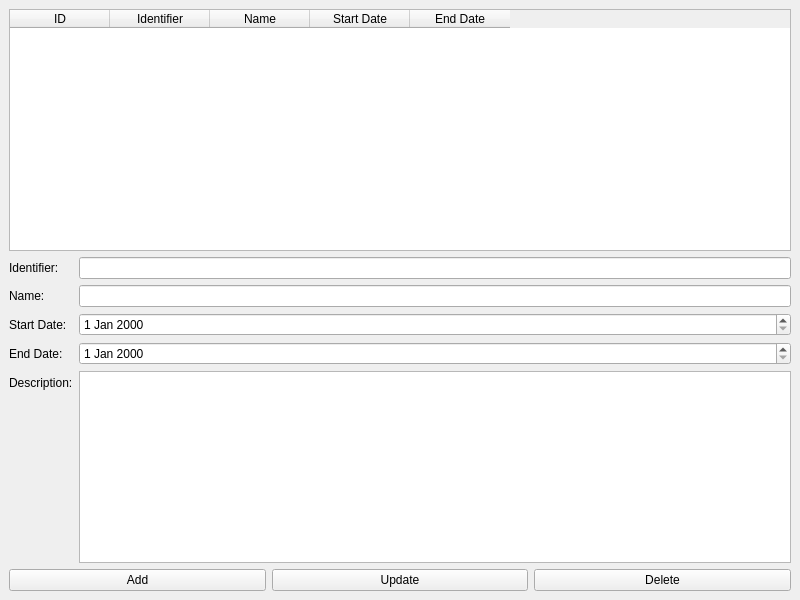
<?xml version="1.0" encoding="UTF-8"?>
<ui version="4.0">
 <class>AvailabilityEventsWindow</class>
 <widget class="QMainWindow" name="AvailabilityEventsWindow">
  <property name="geometry">
   <rect>
    <x>0</x>
    <y>0</y>
    <width>800</width>
    <height>600</height>
   </rect>
  </property>
  <property name="windowTitle">
   <string>Manage Availability Events</string>
  </property>
  <widget class="QWidget" name="centralwidget">
   <layout class="QVBoxLayout" name="verticalLayout">
    <item>
     <widget class="QTableWidget" name="eventsTable">
      <column>
       <property name="text">
        <string>ID</string>
       </property>
      </column>
      <column>
       <property name="text">
        <string>Identifier</string>
       </property>
      </column>
      <column>
       <property name="text">
        <string>Name</string>
       </property>
      </column>
      <column>
       <property name="text">
        <string>Start Date</string>
       </property>
      </column>
      <column>
       <property name="text">
        <string>End Date</string>
       </property>
      </column>
     </widget>
    </item>
    <item>
     <layout class="QFormLayout" name="formLayout">
      <item row="0" column="0">
       <widget class="QLabel" name="identifierLabel">
        <property name="text">
         <string>Identifier:</string>
        </property>
       </widget>
      </item>
      <item row="0" column="1">
       <widget class="QLineEdit" name="identifierEdit"/>
      </item>
      <item row="1" column="0">
       <widget class="QLabel" name="nameLabel">
        <property name="text">
         <string>Name:</string>
        </property>
       </widget>
      </item>
      <item row="1" column="1">
       <widget class="QLineEdit" name="nameEdit"/>
      </item>
      <item row="2" column="0">
       <widget class="QLabel" name="startDateLabel">
        <property name="text">
         <string>Start Date:</string>
        </property>
       </widget>
      </item>
      <item row="2" column="1">
       <widget class="QDateEdit" name="startDateEdit"/>
      </item>
      <item row="3" column="0">
       <widget class="QLabel" name="endDateLabel">
        <property name="text">
         <string>End Date:</string>
        </property>
       </widget>
      </item>
      <item row="3" column="1">
       <widget class="QDateEdit" name="endDateEdit"/>
      </item>
      <item row="4" column="0">
       <widget class="QLabel" name="descriptionLabel">
        <property name="text">
         <string>Description:</string>
        </property>
       </widget>
      </item>
      <item row="4" column="1">
       <widget class="QTextEdit" name="descriptionEdit"/>
      </item>
     </layout>
    </item>
    <item>
     <layout class="QHBoxLayout" name="horizontalLayout">
      <item>
       <widget class="QPushButton" name="addButton">
        <property name="text">
         <string>Add</string>
        </property>
       </widget>
      </item>
      <item>
       <widget class="QPushButton" name="updateButton">
        <property name="text">
         <string>Update</string>
        </property>
       </widget>
      </item>
      <item>
       <widget class="QPushButton" name="deleteButton">
        <property name="text">
         <string>Delete</string>
        </property>
       </widget>
      </item>
     </layout>
    </item>
   </layout>
  </widget>
 </widget>
 <resources/>
 <connections/>
</ui>
